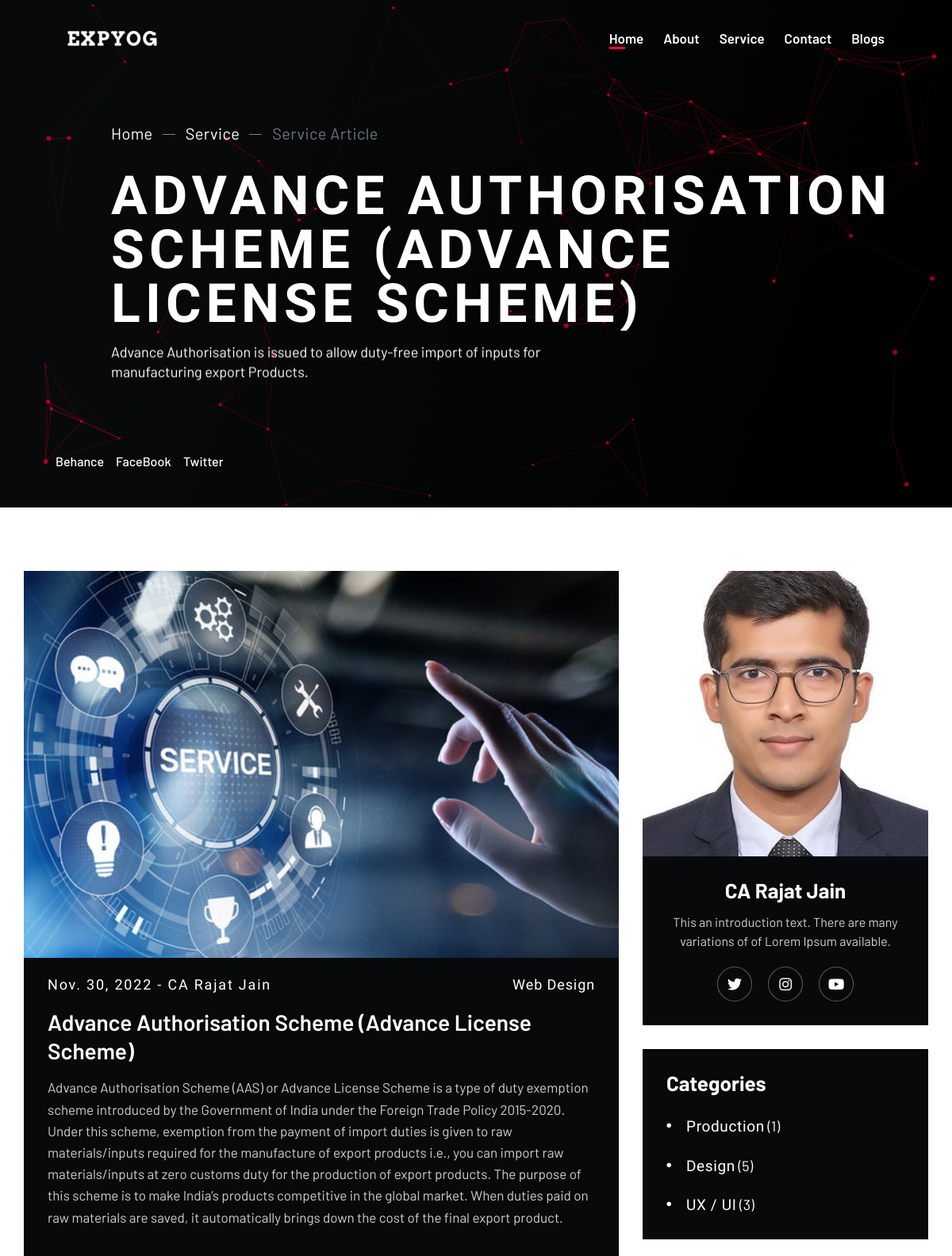
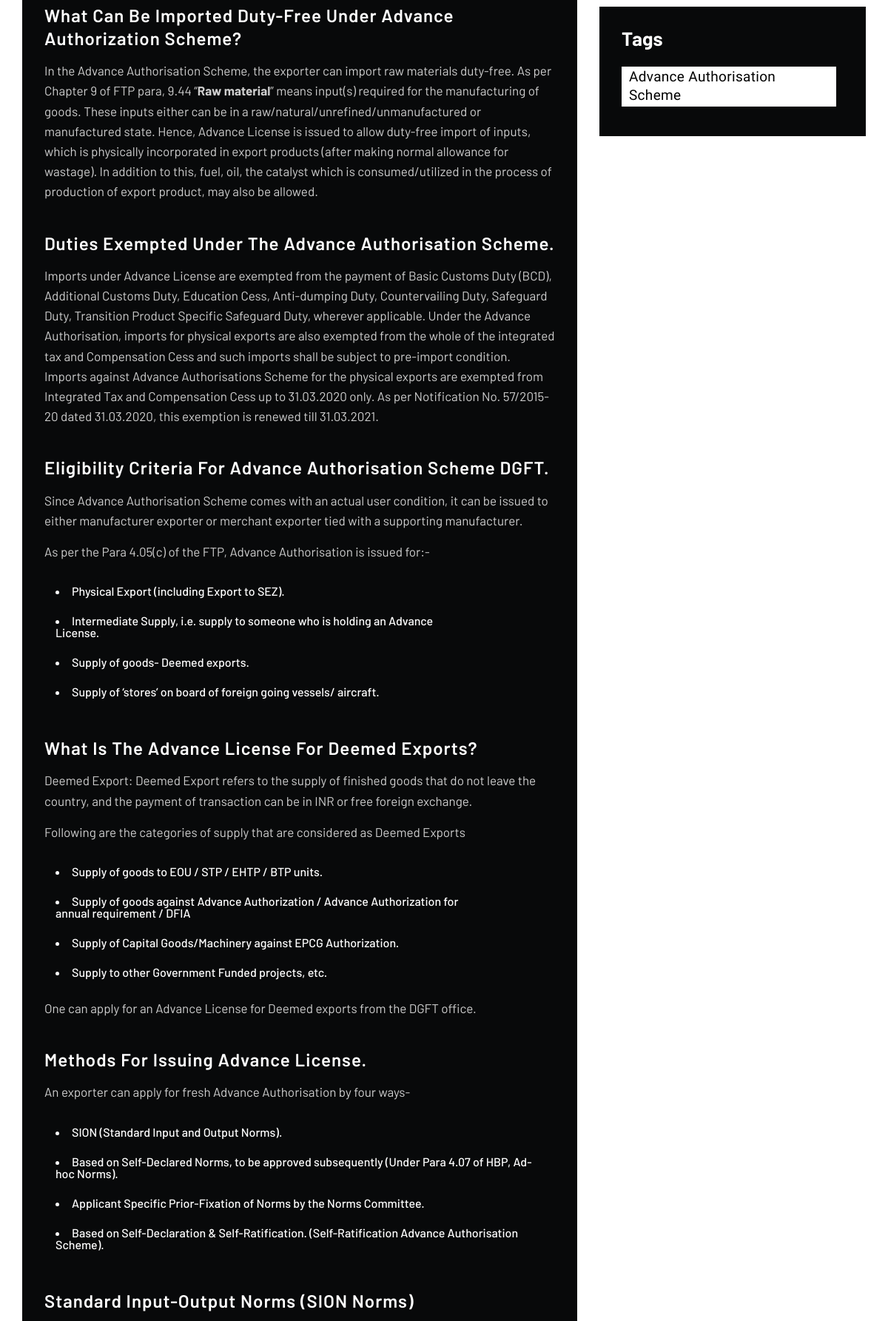
Page /service/aa-scheme/ (upper part) on the committed database (2 pictures, top to bottom).
### blog/models.py (models this page shows, shortened)
class Service(models.Model):
    title = models.CharField(max_length=120)
    intro = models.TextField(blank=True, null=True)
    slug = models.SlugField()
    categories = models.ManyToManyField(Category)
    tags = models.TextField(blank=True, null=True)
    author = models.ForeignKey(Author, on_delete=models.CASCADE)
    image = models.ImageField(upload_to='blog')
    body = RichTextField(blank=True, null=True)
    date_created = models.DateField(auto_now_add=True)

class Author(models.Model):
    name = models.CharField(max_length=120)
    image = models.ImageField(upload_to='author')
    intro = models.TextField()
    twitter = models.CharField(max_length=250, blank=True, null=True)
    instagram = models.CharField(max_length=250, blank=True, null=True)
    instagram = models.CharField(max_length=250, blank=True, null=True)
    youtube = models.CharField(max_length=250, blank=True, null=True)
    def __str__(self):
        return self.name

class Category(models.Model):
    title = models.CharField(max_length=120)

### blog/views.py (the view)
# urls.py: path('service/', include('blog.urls2')),
def service(request, pk):
    if request.method=="POST":
        name = request.POST['name']
        phone = request.POST['phone']
        email = request.POST['email']
        comment = request.POST['comment']
        blog=pk
        lead = Lead.objects.create(name=name, phone=phone, email=email, comment=comment, blog=blog)
        lead.save()
        return redirect('blog', pk=pk)
    else:
        service = Service.objects.filter(slug=pk).first()
        category = service.categories.all()
        author = service.author
        tags = service.tags.split(', ')
        context = {
            'service': service,
            'category': category,
            'author': author,
            'tags': tags
        }
        return render(request, 'service.html', context)

### blog/templates/service.html (shortened to what this page needs)
{% extends 'base.html' %}
{% block content %}
    <main id="swup">
        {% include 'navbar.html' %}
        <section id="firstSection" class="page-header section-80vh bg-gradient-black bg-black">
            <div id="particles" class="container">
                <div class="container">
                    <div class="row">
                        <div class="col-xl-7 offset-xl-1">
                            <div class="breadcrumb-wrap">
                                <ul class="breadcrumb slide-over">
                                    <li class="breadcrumb-item"><a class="link text-white" href="{%url 'index'%}">Home</a></li>
                                    <li class="breadcrumb-item"><a class="link text-white" href="{% url 'service-list' %}">Service</a></li>
                                    <li class="breadcrumb-item active" aria-current="page">Service Article</li>
                                </ul>
                            </div>
                        </div>
                        <div class="col-xl-11 offset-xl-1">
                            <h1 class="page-header-title text-white">
                                <span class="slide-over">{{service.title}}</span>
                            </h1>
                        </div>
                        <div class="col-xl-7 offset-xl-1">
                            <p class='page-header-text text-lead text-white'>
                                <span class="slide-over">{{service.intro}}</span>
                            </p>
                        </div>
                    </div>
                </div>
            </div>
            <div class="bottom-left-links">
                <div>
                    <a href="#" class="link text-white">Behance</a>
                </div>
                <div>
                    <a href="#" class="link text-white">FaceBook</a>
                </div>
                <div>
                    <a href="#" class="link text-white">Twitter</a>
                </div>
            </div>
        </section>
        <div class="page-main">
            <section class="section-small bg-light">
                <div class="container blog-container">
                    <div class="row">
                        <div class="col-lg-8">
                            <div class="blog-item bg-black">
                                <div class="blog-img">
                                    <div class="bg-image lazy" data-bg="url({{service.image.url}})"></div>
                                </div>
                                <div class="blog-content">
                                    <div class="blog-header">
                                        <div class="blog-info">
                                            <p class="text-additional text-white">
                                                <a href="#" class="link">{{service.date_created}}</a>
                                                -
                                                <a href="#" class="link">{{service.author}}</a>
                                            </p>
                                        </div>
                                        <div class="blog-tags">
                                            {% for cat in category %}
                                            <a class="link text-additional" href="#">{{cat.title}}</a>
                                            {% endfor %}
                                        </div>
                                    </div>
                                    <h3 class="blog-title text-white">{{service.title}}</h3>
                                    <div class="body-blog">
                                        {{ service.body|safe }}
                                    </div>
                                </div>
                            </div>
                        </div>
                        <div class="col-lg-4">
                            <aside class="sidebar widget_area">
                                <div class="widget widget_author p-0">
                                    <div class="widget-author">
                                        <div class="bg-image lazy" data-bg="url({{author.image.url}})"></div>
                                    </div>
                                    <div class="widget-inner text-center">
                                        <h3 class="widget-title text-white">{{author.name}}</h3>
                                        <p class="text-light-gray">
                                            {{author.intro}}
                                        </p>
                                        <div class="widget-social social">
                                            {% if author.twitter %}
                                                <div class="social-item">
                                                    <a class="link" href="{{author.twitter}}" target="_blank">
                                                        <i class="fab fa-twitter"></i>
                                                    </a>
                                                </div>
                                            {% endif %}
                                            {% if author.instagram %}
                                                <div class="social-item">
                                                    <a class="link" href="{{author.instagram}}" target="_blank">
                                                        <i class="fab fa-instagram"></i>
                                                    </a>
                                                </div>
                                            {% endif %}
                                            {% if author.youtube %}
                                                <div class="social-item">
                                                    <a class="link" href="{{author.youtube}}" target="_blank">
                                                        <i class="fab fa-youtube"></i>
                                                    </a>
                                                </div>
                                            {% endif %}
                                        </div>
                                    </div>
                                </div>
                                <div class="widget widget_categories">
                                    <h3 class="widget-title text-white">
                                        categories
                                    </h3>
                                    <ul>
                                        <li>
                                            <a href="#">
                                                production
                                            </a>
                                            (1)
                                        </li>
                                        <li>
                                            <a href="#">
                                                design
                                            </a>
                                            (5)
                                        </li>
                                        <li>
                                            <a href="#">
                                                UX / UI
                                            </a>
                                            (3)
                                        </li>
                                    </ul>
                                </div>
                                <div class="widget widget_tag_cloud">
                                    <h3 class="widget-title text-white">tags</h3>
                                    <div class="tagcloud">
                                        {% for tag in tags %}
                                            <a class="tag-cloud-link" href="#">{{tag}}</a>
                                        {% endfor %}
                                    </div>
                                </div>
                            </aside>
                        </div>
                    </div>
                </div>
            </section>
        </div>
    </main>
{% endblock content %}

### rows in the picture
Service: title "ADVANCE AUTHORISATION SCHEME (ADVANCE LICENSE SCHEME)", intro "Advance Authorisation is issued to allow duty-free import of inputs for manufacturing export Products.", image (picture), date_created "Nov. 30, 2022", author "CA Rajat Jain", title "Advance Authorisation Scheme (Advance License Scheme)", body "Advance Authorisation Scheme (AAS) or Advance License Scheme is a type of duty exemption scheme introduced by the Government of India under the Foreign Trade Policy 2015-2020. Under this scheme, exemption from the payment of import duties is given to raw materials/inputs required for the manufacture of export products i.e., you can import raw materials/inputs at zero customs duty for the production of export products. The purpose of this scheme is to make India’s products competitive in the global market. When duties paid on raw materials are saved, it automatically brings down the cost of the final export product. What Can Be Imported Duty-Free Under Advance Authorization Scheme? In the…", tags "Advance Authorisation Scheme"
Category: title "Web Design"
Author: image (picture), name "CA Rajat Jain", intro "This an introduction text. There are many variations of of Lorem Ipsum available."
